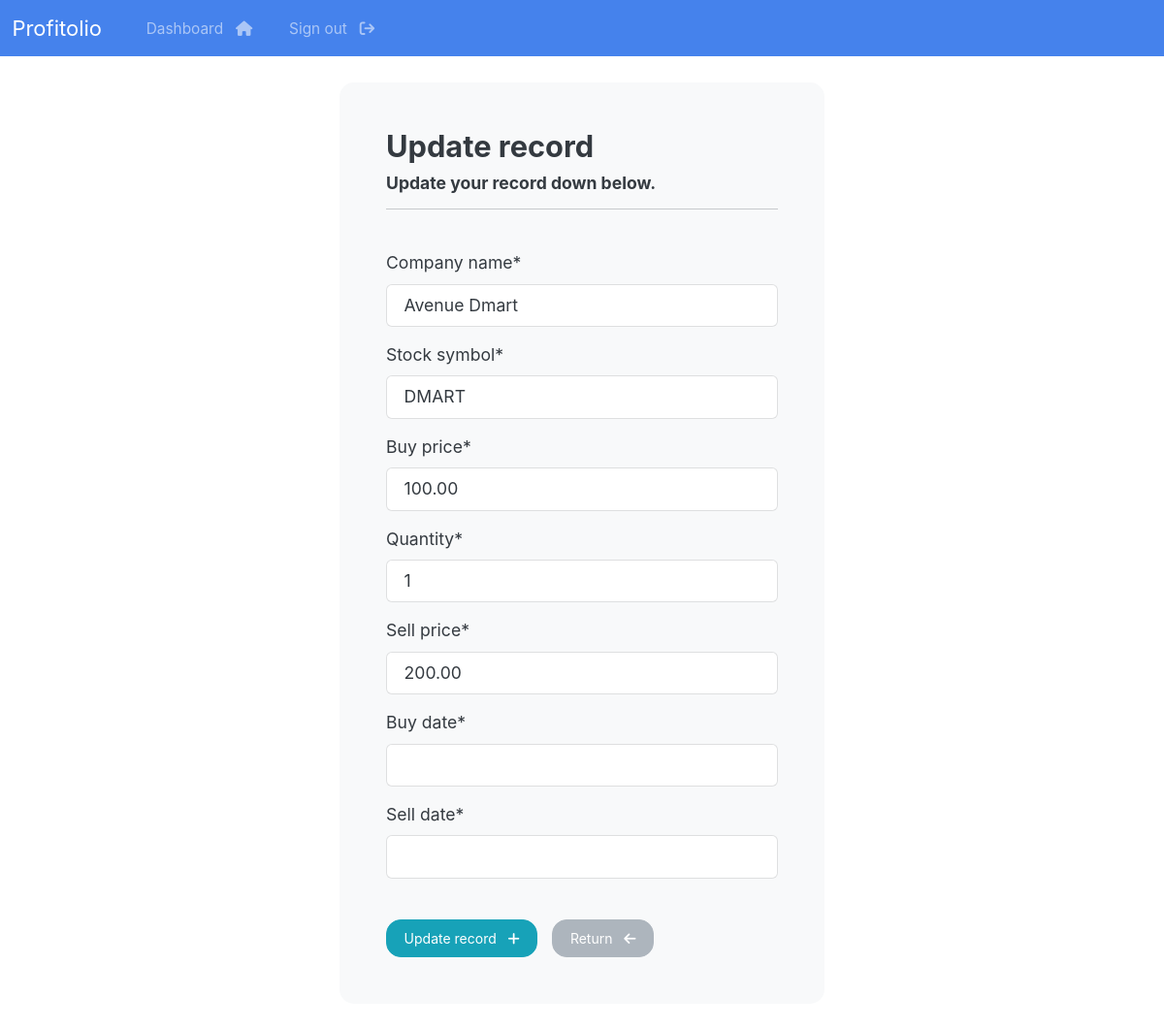
The page /update-record/2 (signed in) on the database as committed earlier.
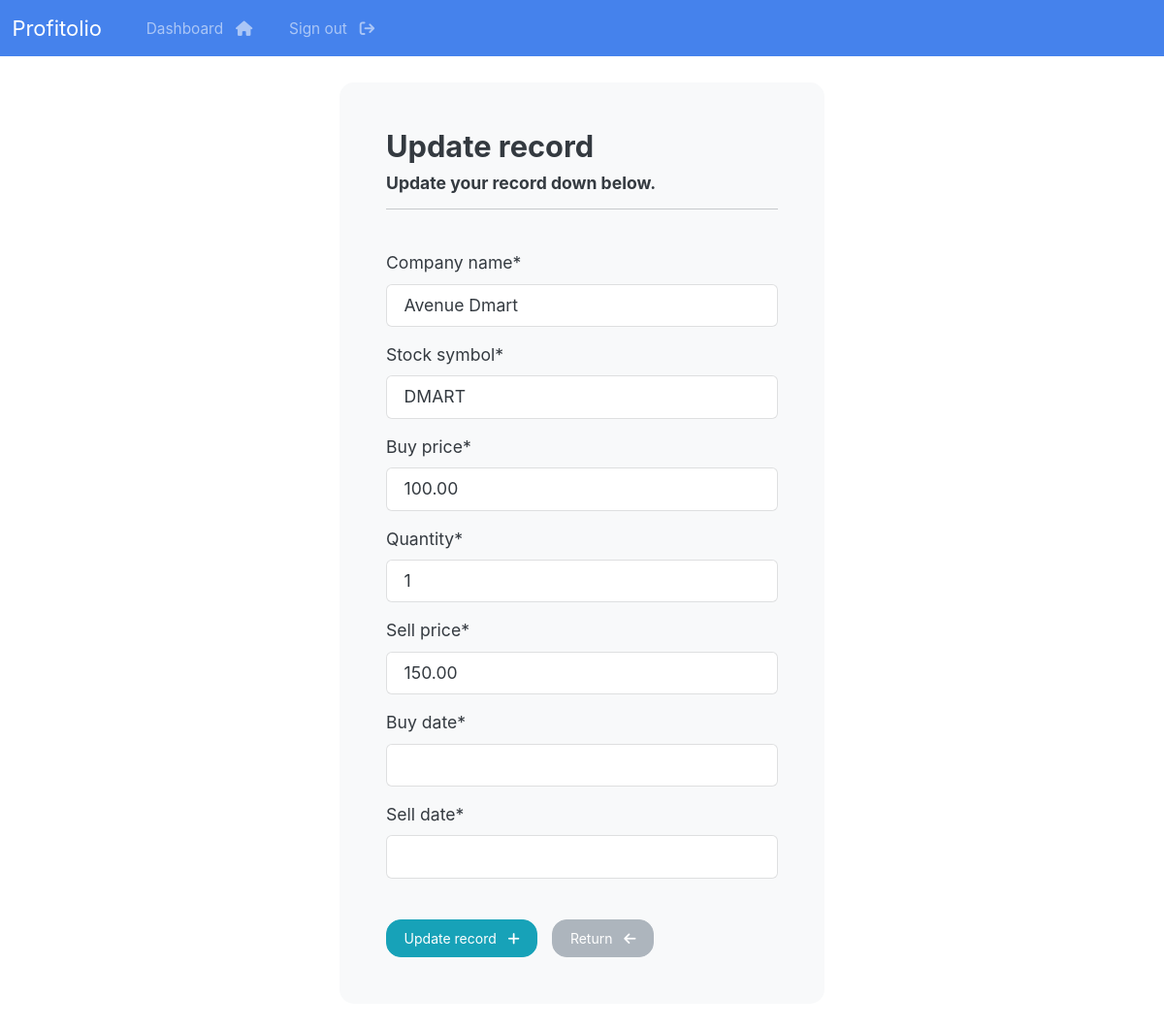
The same page on the database as committed later.
### profitolio/models.py (models this page shows, shortened)
class Record(models.Model):
    creation_date = models.DateTimeField(auto_now_add=True)
    company_name = models.CharField(max_length=100, null = True)
    stock_symbol = models.CharField(max_length=100, null = True)
    buy_price = models.DecimalField(max_digits = 20, decimal_places = 2, null = True)
    quantity = models.PositiveIntegerField(null = True)
    sell_price = models.DecimalField(max_digits = 20, decimal_places = 2, null = True)
    returns = models.DecimalField(max_digits = 20, decimal_places = 2, null = True, blank = True)
    buy_date = models.DateField( null = True)
    sell_date = models.DateField(null = True)

### profitolio/views.py (the view, shortened to what this page needs)
# urls.py: path('update-record/<int:pk>', views.update_record, name = "update-record"),
@login_required(login_url='my-login')
def update_record(request, pk):
    record = Record.objects.get(id = pk)
    form = UpdateRecordForm(instance = record)
    context = {'form': form}
    return render(request, 'profitolio/update-record.html', context=context)

### profitolio/forms.py
class UpdateRecordForm(forms.ModelForm):
    class Meta:
        model = Record
        fields = ['company_name', 'stock_symbol', 'buy_price', 'quantity', 'sell_price', 'buy_date', 'sell_date']

### profitolio/templates/profitolio/update-record.html (shortened to what this page needs)
{% extends 'profitolio/base.html' %}
{% load crispy_forms_tags %}
{% block content %}
<body>
    <div class="container bg-light shadow-md p-5 form-layout">
        <h3> Update record </h3>
        <h6> Update your record down below. </h6>
        <hr>
        <br>
        <form method="POST" autocomplete="off">
            {{form|crispy}}
            <br>
            <button type="submit" class="btn btn-info">
                Update record &nbsp; <i class="fa fa-plus" aria-hidden="true"></i>
            </button>
            <a href="{% url 'dashboard' %}" class="btn btn-secondary">
                Return &nbsp; <i class="fa fa-arrow-left" aria-hidden="true"></i>
            </a>
        </form>
    </div>
    <br>
</body>
{% endblock %}

Rows that differ between the two databases and show on the page:
changed Record "Avenue Dmart": sell_price "200.00" → "150.00"
